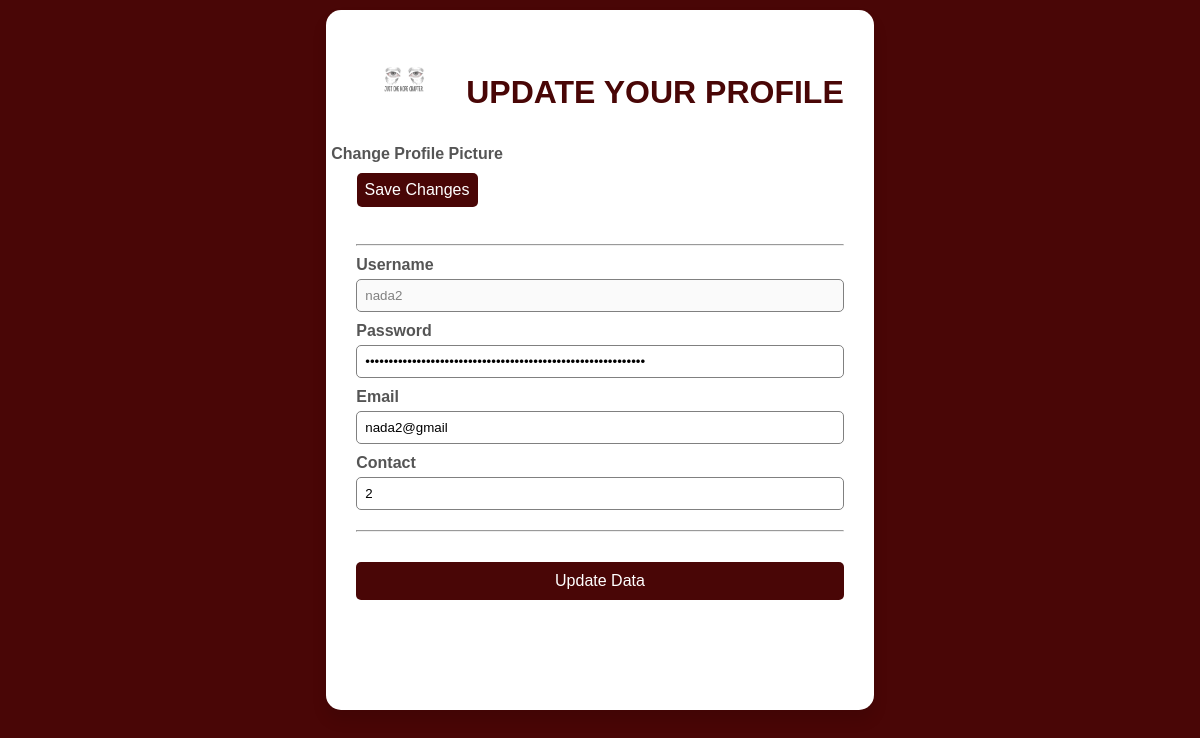
The page /update-profile (signed in) on the database its author committed.
### tables this page shows
CREATE TABLE users (
			id INTEGER PRIMARY KEY AUTOINCREMENT,
			username TEXT NOT NULL UNIQUE,
			password TEXT NOT NULL,
            email TEXT NOT NULL UNIQUE, 
            contact INTEGER NOT NULL,
            img TEXT
		);

### app.py (the view, shortened to what this page needs)
@app.route('/update-profile', methods=['GET', 'POST'])
def update_profile():
    username = request.args.get('username')
    action = request.args.get('action')
    if 'username' not in session:
        return redirect(url_for('login'))
    if action != '2':
        username = request.args.get('username', session.get('username'))
    if request.method == 'GET':
        if action != '2' and username != session.get('username'):
            return f"unauthorized"
        data = db.get_user(connection, username)
        return render_template('update-profile.html', data=data)

### db.py (called while the page is built)
def get_user(connection, username):
    cursor = connection.cursor()
    query = '''SELECT * FROM users WHERE username = ?'''
    cursor.execute(query, (username,))
    return cursor.fetchone()

### templates/update-profile.html (shortened to what this page needs)
<!DOCTYPE html>
<html lang="en">
<head>
    <link rel="stylesheet" href="../static/css/updateProfile.css" />
</head>
<body>
    <div class="container">
        <div class="header">
            <div class="pic">
                {% if data[5] %}
                    <img src="{{ url_for('static', filename='uploads/' ~ data[5]) }}" alt="Profile Picture" />
                {% else %}
                    <p>No profile picture uploaded.</p>
                {% endif %}
            </div>
            <h1>Update your profile</h1>
        </div>
        <div class="signUp">
            <form action="{{ submission_url }}" method="POST" enctype="multipart/form-data">
                <hr>
                <label>Username</label>
                <input type="text" name="username" placeholder="Enter your username" value="{{ data[1]}}" disabled />
                <label>Password</label>
                <input type="password"  name="password" placeholder="Enter your password" value="{{data[2]}}" />
                <label>Email</label>
                <input type="email" name="email" placeholder="Enter your email" value="{{ data[3] }}" />
                <label>Contact</label>
                <input type="text" name="contact" placeholder="Enter your phone number" value="{{ data[4] }}" />
                <hr />
                <div class="submit">
                    <button type="submit">Update Data</button>
                </div>
            </form>
            <form class="change-img" action="{{ url_for('update_profile') }}" method="POST" enctype="multipart/form-data">
                <div class="insertion">
                    <label>
                        <span>Change Profile Picture</span>
                    </label>
                    <div class="submit">
                        <button type="submit" class="photo-button">Save Changes</button>
                    </div>
                </div>
            </form>
        </div>
    </div>
</body>
</html>

### static/css/updateProfile.css (style rules this page uses)
* { margin: 0; padding: 0; box-sizing: border-box; font-family: "Poppins", sans-serif; }
:root { --primary-color: #490606; --secondary-color: #D10024; --font: #555555; }
body { display: flex; justify-content: center; align-items: center; background: var(--primary-color); padding: 10px; }
.container { max-width: 100%; display: flex; flex-direction: column; background: #fff; border-radius: 15px; box-shadow: 0 10px 15px rgba(0, 0, 0, 0.1); padding: 20px; position: relative; }
.header { display: flex; justify-content: space-between; align-items: center; margin-bottom: 20px; padding: 10px; gap: 10px; }
h1 { color: var(--primary-color); font-weight: bolder; text-transform: uppercase; }
.pic { text-align: center; }
.pic img { width: 100px; height: 100px; border-radius: 50%; }
.signUp { width: 100%; display: flex; flex-direction: column; justify-content: center; align-items: center; margin-top: 30px; }
form { width: 100%; margin: 20px 0; display: flex; flex-direction: column; padding: 10px; }
form label { color: var(--font); font-size: 16px; font-weight: 600; margin-bottom: 5px; }
input { width: 100%; margin-bottom: 10px; padding: 8px; border: 1px solid gray; border-radius: 5px; outline: none; }
button { border: none; padding: 10px; width: 100%; color: #fff; font-size: 16px; cursor: pointer; border-radius: 5px; background: var(--primary-color); }
.photo-button { width: auto; padding: 8px; margin-top: -15px; }
.submit { width: 100%; display: flex; justify-content: center; margin-top: 20px; }
:disabled { color: gray; cursor: not-allowed; }
.insertion { display: flex; flex-direction: column; align-items: center; justify-content: center; padding: 5px; width:fit-content; position: absolute; top: 130px; left: 0; right: 0; font-size: smaller; height: fit-content; }
hr { margin: 10px 0; }

### rows shown on the page
users: img (picture), username "nada2", email "nada2@gmail", contact "2"
